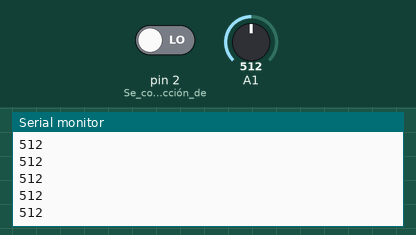
This sketch was run on a simulated Arduino Uno, built with avr-gcc and run on an emulated ATmega328P. On the bench: the last lines printed to the serial monitor. The test bench sets the inputs (shaded band); at power-on: pin 2 (Se_configura_detección_de) LOW, A1 = 512.

Above: at 1.2 s.
1.3 s: pin 2 (Se_configura_detección_de) driven HIGH
At 2.1 s:
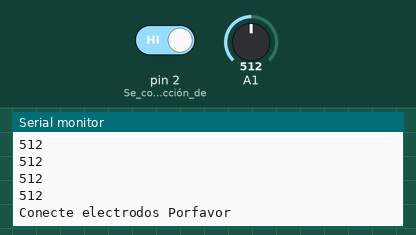
3.8 s: pin 2 (Se_configura_detección_de) driven LOW
5.3 s: A1 set to 716
At 6.2 s:
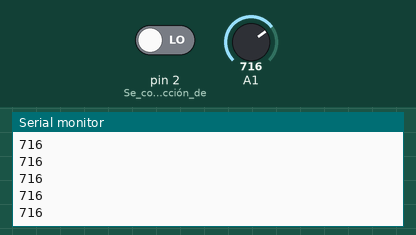
6.8 s: A1 set to 900
At 7.3 s:
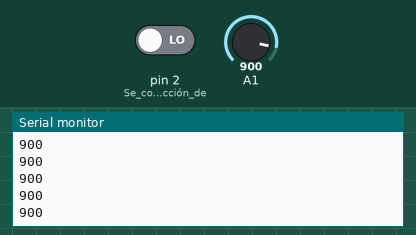
Timing chart, 0 to 9.3 s (numbered marks = the images above; inputs shaded):
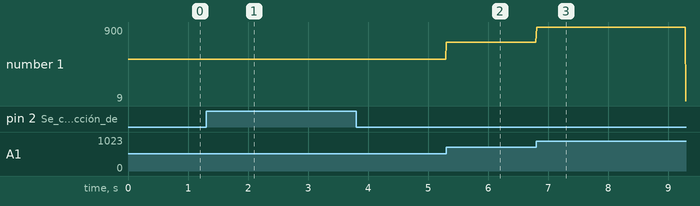

Measured:
- after the input at 1.3 s, the serial monitor: prints a new line at once (image 1)
- after the input at 5.3 s, the serial monitor: prints a new line at once (image 2)
- after the input at 6.8 s, the serial monitor: prints a new line at once (image 3)
- plotted number 1: 512 → 716 after the input at 5.3 s, 716 → 9 after the input at 6.8 s

The sketch:

SerialPlotter_ECG.ino
```cpp
void setup() {
  // put your setup code here, to run once:
  Serial.begin(9600);
  //Serial.print("setup");
  //Serial.println("ECG, 4000");


  pinMode(2, INPUT); //Se configura detección de LO-
  pinMode(4, INPUT); //Se configura detección de LO+
}

void loop() {
  if((digitalRead(2)==1)||(digitalRead(2)==1)){
    Serial.println("Conecte electrodos Porfavor");
    delay(1000);
    }
  else{
    Serial.println(analogRead(15)); //Lectura ECG
    }

  delay(10);
  //Serial.print(','); //Lectura ECG
  //Serial.println(4000); //Lectura ECG

}
```
